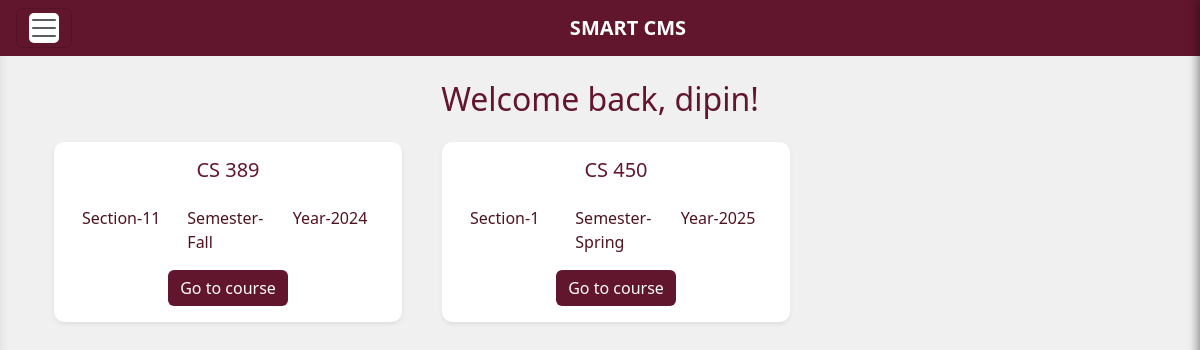
The app's page /student/courses/ (signed in) with its own data.
### accounts/models.py (models this page shows, shortened)
class CustomUser(AbstractUser):
    is_student = models.BooleanField(default=False)
    is_instructor = models.BooleanField(default=False)

### instructor/models.py (models this page shows, shortened)
class ClassShell(models.Model):
    user = models.ForeignKey(settings.AUTH_USER_MODEL, on_delete=models.CASCADE)
    students_with_access = models.ManyToManyField(get_user_model(), blank=True, related_name="accessible_classes")
    course_name = models.CharField(max_length=100)
    section_number = models.IntegerField()
    semester = models.CharField(max_length=50)
    year = models.IntegerField()

### student/views.py (the view)
# urls.py: path('courses/', course_list, name='course_list'),
def course_list(request):
    student = request.user
    class_shells = ClassShell.objects.filter(students_with_access=student)
    return render(request, 'course_list.html', {'class_shells': class_shells})

### student/templates/course_list.html (shortened to what this page needs)
{% extends "home.html" %}
{% block content %}
  <div class="container mt-4">
    <div class="text-center mb-4">
      <h2 style="color: #61162D;">Welcome back, {{ user.username }}!</h2>
    </div>
    <div class="row gap-3">
      {% if class_shells %}
        {% for class_shell in class_shells %}
          <div class="col-md-4">
            <div class="card shadow-sm hover-card" style="border-radius: 10px; border: none;">
              <div class="card-body d-flex flex-column justify-content-between" style="height: 100%;">
                <div class="text-center mb-3">
                  <h5 class="card-title" style="color: #61162D;">{{ class_shell.course_name }}</h5>
                </div>
                <div class="container">
                  <div class="row">
                    <div class="col" style="color: #4e1323;">Section-{{ class_shell.section_number }}</div>
                    <div class="col" style="color: #4e1323;">Semester-{{ class_shell.semester }}</div>
                    <div class="col" style="color: #4e1323;">Year-{{ class_shell.year }}</div>
                  </div>
                </div>
                <div class="text-center mt-3">
                  <a href="{% url 'student:go_to_course' class_shell.id %}" class="btn btn-secondary custom-button">Go to course</a>
                </div>
              </div>
            </div>
          </div>
        {% endfor %}
      {% else %}
        <div class="col text-center">
          <p>No courses available.</p>
        </div>
      {% endif %}
    </div>
  </div>
{% endblock %}

### templates/home.html (style rules this page uses)
body { background-color: #f0f0f0; box-shadow: inset 0 0 10px rgba(0, 0, 0, 0.1); min-height: 100vh; }

### student/templates/course_list.html (style rules this page uses)
.custom-button { background-color: #61162D; border: none; }

### records on screen
CustomUser: username "dipin"
ClassShell: course_name "CS 389", section_number "11", semester "Fall", year "2024"
ClassShell: course_name "CS 450", section_number "1", semester "Spring", year "2025"
